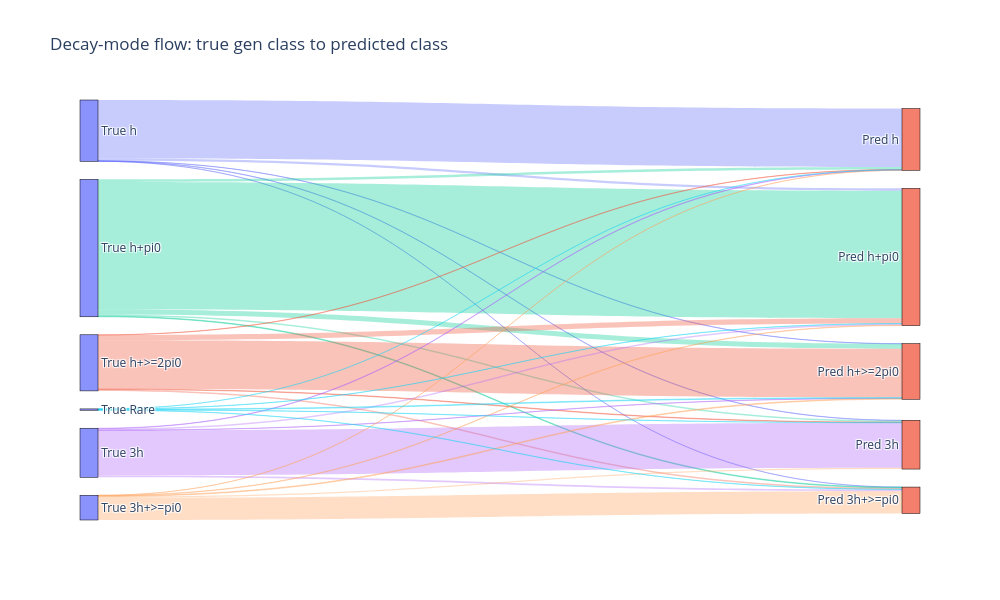

Write notebook code for a chart like this one.
### Markdown cell above
### Decay-Mode Flow Plot

A stacked migration plot is more suitable for paper-style presentation than the Sankey view, so use the stacked plot above as the default summary.

### Code cell
try:
    import plotly.graph_objects as go
except ImportError:
    print('plotly is not installed in this environment')
else:
    true_labels = [f'True {pretty_dm_label(cat)}' for cat in category_ids]
    pred_labels = [f'Pred {pretty_dm_label(cat)}' for cat in category_ids]
    labels = true_labels + pred_labels

    source = []
    target = []
    value = []
    link_color = []
    node_colors = ['rgba(99, 110, 250, 0.75)'] * len(true_labels) + ['rgba(239, 85, 59, 0.75)'] * len(pred_labels)

    palette = [
        'rgba(99, 110, 250, 0.35)',
        'rgba(0, 204, 150, 0.35)',
        'rgba(239, 85, 59, 0.35)',
        'rgba(171, 99, 250, 0.35)',
        'rgba(255, 161, 90, 0.35)',
        'rgba(25, 211, 243, 0.35)',
        'rgba(255, 102, 146, 0.35)',
        'rgba(182, 232, 128, 0.35)',
    ]

    for i_true in range(cm_counts.shape[0]):
        for j_pred in range(cm_counts.shape[1]):
            if cm_counts[i_true, j_pred] <= 0:
                continue
            source.append(i_true)
            target.append(len(true_labels) + j_pred)
            value.append(int(cm_counts[i_true, j_pred]))
            link_color.append(palette[i_true % len(palette)])

    fig = go.Figure(data=[go.Sankey(
        arrangement='snap',
        node=dict(
            pad=18,
            thickness=18,
            line=dict(color='black', width=0.5),
            label=labels,
            color=node_colors,
        ),
        link=dict(
            source=source,
            target=target,
            value=value,
            color=link_color,
        )
    )])

    fig.update_layout(
        title='Decay-mode flow: true gen class to predicted class',
        font=dict(size=12),
        width=1000,
        height=600,
    )
    fig.show()

### Figure 1 — Plotly figure (JSON) as saved in the notebook; plotly's stock layout.template omitted (floating-point values rounded to 4 significant figures)
{"data": [{"arrangement": "snap", "link": {"color": ["rgba(99, 110, 250, 0.35)", "rgba(99, 110, 250, 0.35)", "rgba(99, 110, 250, 0.35)", "rgba(99, 110, 250, 0.35)", "rgba(99, 110, 250, 0.35)", "rgba(0, 204, 150, 0.35)", "rgba(0, 204, 150, 0.35)", "rgba(0, 204, 150, 0.35)", "rgba(0, 204, 150, 0.35)", "rgba(0, 204, 150, 0.35)", "rgba(239, 85, 59, 0.35)", "rgba(239, 85, 59, 0.35)", "rgba(239, 85, 59, 0.35)", "rgba(239, 85, 59, 0.35)", "rgba(239, 85, 59, 0.35)", "rgba(171, 99, 250, 0.35)", "rgba(171, 99, 250, 0.35)", "rgba(171, 99, 250, 0.35)", "rgba(171, 99, 250, 0.35)", "rgba(171, 99, 250, 0.35)", "rgba(255, 161, 90, 0.35)", "rgba(255, 161, 90, 0.35)", "rgba(255, 161, 90, 0.35)", "rgba(255, 161, 90, 0.35)", "rgba(255, 161, 90, 0.35)", "rgba(25, 211, 243, 0.35)", "rgba(25, 211, 243, 0.35)", "rgba(25, 211, 243, 0.35)", "rgba(25, 211, 243, 0.35)", "rgba(25, 211, 243, 0.35)"], "source": [0, 0, 0, 0, 0, 1, 1, 1, 1, 1, 2, 2, 2, 2, 2, 3, 3, 3, 3, 3, 4, 4, 4, 4, 4, 5, 5, 5, 5, 5], "target": [6, 7, 8, 9, 10, 6, 7, 8, 9, 10, 6, 7, 8, 9, 10, 6, 7, 8, 9, 10, 6, 7, 8, 9, 10, 6, 7, 8, 9, 10], "value": [20887, 838, 75, 109, 34, 943, 45644, 1767, 536, 264, 95, 1869, 17437, 196, 475, 153, 521, 100, 16127, 650, 30, 161, 268, 432, 7945, 1, 67, 254, 65, 85]}, "node": {"color": ["rgba(99, 110, 250, 0.75)", "rgba(99, 110, 250, 0.75)", "rgba(99, 110, 250, 0.75)", "rgba(99, 110, 250, 0.75)", "rgba(99, 110, 250, 0.75)", "rgba(99, 110, 250, 0.75)", "rgba(239, 85, 59, 0.75)", "rgba(239, 85, 59, 0.75)", "rgba(239, 85, 59, 0.75)", "rgba(239, 85, 59, 0.75)", "rgba(239, 85, 59, 0.75)", "rgba(239, 85, 59, 0.75)"], "label": ["True h", "True h+pi0", "True h+>=2pi0", "True 3h", "True 3h+>=pi0", "True Rare", "Pred h", "Pred h+pi0", "Pred h+>=2pi0", "Pred 3h", "Pred 3h+>=pi0", "Pred Rare"], "line": {"color": "black", "width": 0.5}, "pad": 18, "thickness": 18}, "type": "sankey"}], "layout": {"font": {"size": 12}, "height": 600, "title": {"text": "Decay-mode flow: true gen class to predicted class"}, "width": 1000}}
